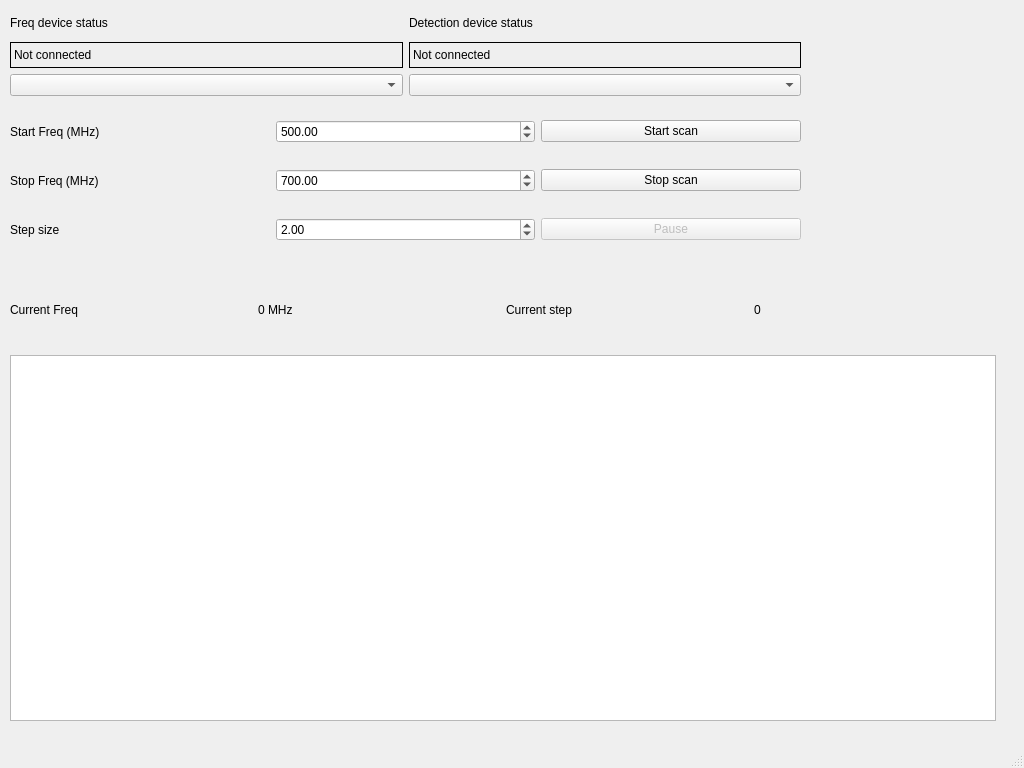
<?xml version="1.0" encoding="UTF-8"?>
<ui version="4.0">
 <class>Cavityscan</class>
 <widget class="QMainWindow" name="Cavityscan">
  <property name="geometry">
   <rect>
    <x>0</x>
    <y>0</y>
    <width>1024</width>
    <height>768</height>
   </rect>
  </property>
  <property name="windowTitle">
   <string>Cavity Frequency scan</string>
  </property>
  <widget class="QWidget" name="centralwidget">
   <widget class="PlotWidget" name="plotWidget">
    <property name="geometry">
     <rect>
      <x>10</x>
      <y>355</y>
      <width>986</width>
      <height>366</height>
     </rect>
    </property>
    <property name="backgroundBrush">
     <brush brushstyle="SolidPattern">
      <color alpha="255">
       <red>255</red>
       <green>255</green>
       <blue>255</blue>
      </color>
     </brush>
    </property>
    <property name="foregroundBrush">
     <brush brushstyle="NoBrush">
      <color alpha="255">
       <red>0</red>
       <green>0</green>
       <blue>0</blue>
      </color>
     </brush>
    </property>
   </widget>
   <widget class="QWidget" name="gridLayoutWidget">
    <property name="geometry">
     <rect>
      <x>10</x>
      <y>100</y>
      <width>791</width>
      <height>161</height>
     </rect>
    </property>
    <layout class="QGridLayout" name="gridLayout">
     <item row="0" column="0">
      <widget class="QLabel" name="label_3">
       <property name="styleSheet">
        <string notr="true">font: 18pt &quot;Noto Sans [unknown]&quot;;</string>
       </property>
       <property name="text">
        <string>Start Freq (MHz)</string>
       </property>
      </widget>
     </item>
     <item row="2" column="0">
      <widget class="QLabel" name="label_2">
       <property name="styleSheet">
        <string notr="true">font: 18pt &quot;Noto Sans [unknown]&quot;;</string>
       </property>
       <property name="text">
        <string>Step size</string>
       </property>
      </widget>
     </item>
     <item row="1" column="2">
      <widget class="QPushButton" name="StopButton">
       <property name="text">
        <string>Stop scan</string>
       </property>
      </widget>
     </item>
     <item row="0" column="2">
      <widget class="QPushButton" name="StartButton">
       <property name="text">
        <string>Start scan</string>
       </property>
      </widget>
     </item>
     <item row="1" column="0">
      <widget class="QLabel" name="label">
       <property name="styleSheet">
        <string notr="true">font: 18pt &quot;Noto Sans [unknown]&quot;;</string>
       </property>
       <property name="text">
        <string>Stop Freq (MHz)</string>
       </property>
      </widget>
     </item>
     <item row="0" column="1">
      <widget class="QDoubleSpinBox" name="StartSpinBox">
       <property name="minimum">
        <double>100.000000000000000</double>
       </property>
       <property name="maximum">
        <double>3000.000000000000000</double>
       </property>
       <property name="singleStep">
        <double>0.050000000000000</double>
       </property>
       <property name="value">
        <double>500.000000000000000</double>
       </property>
      </widget>
     </item>
     <item row="1" column="1">
      <widget class="QDoubleSpinBox" name="StopSpinBox">
       <property name="minimum">
        <double>110.000000000000000</double>
       </property>
       <property name="maximum">
        <double>3000.000000000000000</double>
       </property>
       <property name="singleStep">
        <double>0.050000000000000</double>
       </property>
       <property name="value">
        <double>700.000000000000000</double>
       </property>
      </widget>
     </item>
     <item row="2" column="1">
      <widget class="QDoubleSpinBox" name="StepSpinBox">
       <property name="minimum">
        <double>0.050000000000000</double>
       </property>
       <property name="maximum">
        <double>100.000000000000000</double>
       </property>
       <property name="singleStep">
        <double>0.050000000000000</double>
       </property>
       <property name="value">
        <double>2.000000000000000</double>
       </property>
      </widget>
     </item>
     <item row="2" column="2">
      <widget class="QPushButton" name="pushButton_3">
       <property name="enabled">
        <bool>false</bool>
       </property>
       <property name="text">
        <string>Pause</string>
       </property>
      </widget>
     </item>
    </layout>
   </widget>
   <widget class="QWidget" name="horizontalLayoutWidget">
    <property name="geometry">
     <rect>
      <x>10</x>
      <y>270</y>
      <width>986</width>
      <height>80</height>
     </rect>
    </property>
    <layout class="QHBoxLayout" name="horizontalLayout">
     <item>
      <widget class="QLabel" name="label_8">
       <property name="styleSheet">
        <string notr="true">font: 14pt &quot;Noto Sans [unknown]&quot;;</string>
       </property>
       <property name="text">
        <string>Current Freq</string>
       </property>
      </widget>
     </item>
     <item>
      <widget class="QLabel" name="label_Freq">
       <property name="styleSheet">
        <string notr="true">font: 14pt &quot;Noto Sans [unknown]&quot;;</string>
       </property>
       <property name="text">
        <string>0 MHz</string>
       </property>
      </widget>
     </item>
     <item>
      <widget class="QLabel" name="label_6">
       <property name="styleSheet">
        <string notr="true">font: 14pt &quot;Noto Sans [unknown]&quot;;</string>
       </property>
       <property name="text">
        <string>Current step</string>
       </property>
      </widget>
     </item>
     <item>
      <widget class="QLabel" name="label_Step">
       <property name="styleSheet">
        <string notr="true">font: 14pt &quot;Noto Sans [unknown]&quot;;</string>
       </property>
       <property name="text">
        <string>0</string>
       </property>
      </widget>
     </item>
    </layout>
   </widget>
   <widget class="QWidget" name="gridLayoutWidget_2">
    <property name="geometry">
     <rect>
      <x>10</x>
      <y>10</y>
      <width>791</width>
      <height>86</height>
     </rect>
    </property>
    <layout class="QGridLayout" name="gridLayout_2">
     <item row="0" column="0">
      <widget class="QLabel" name="label_4">
       <property name="text">
        <string>&lt;html&gt;&lt;head/&gt;&lt;body&gt;&lt;p&gt;Freq device status&lt;/p&gt;&lt;/body&gt;&lt;/html&gt;</string>
       </property>
      </widget>
     </item>
     <item row="1" column="0">
      <widget class="QLabel" name="control_label">
       <property name="frameShape">
        <enum>QFrame::Panel</enum>
       </property>
       <property name="frameShadow">
        <enum>QFrame::Plain</enum>
       </property>
       <property name="text">
        <string>Not connected</string>
       </property>
      </widget>
     </item>
     <item row="2" column="0">
      <widget class="QComboBox" name="comboSerialBox"/>
     </item>
     <item row="0" column="1">
      <widget class="QLabel" name="label_5">
       <property name="text">
        <string>&lt;html&gt;&lt;head/&gt;&lt;body&gt;&lt;p&gt;Detection device status&lt;/p&gt;&lt;/body&gt;&lt;/html&gt;</string>
       </property>
      </widget>
     </item>
     <item row="1" column="1">
      <widget class="QLabel" name="control_label_2">
       <property name="frameShape">
        <enum>QFrame::Panel</enum>
       </property>
       <property name="frameShadow">
        <enum>QFrame::Plain</enum>
       </property>
       <property name="text">
        <string>Not connected</string>
       </property>
      </widget>
     </item>
     <item row="2" column="1">
      <widget class="QComboBox" name="comboSerialBox_2"/>
     </item>
    </layout>
   </widget>
  </widget>
  <widget class="QMenuBar" name="menubar">
   <property name="geometry">
    <rect>
     <x>0</x>
     <y>0</y>
     <width>1024</width>
     <height>27</height>
    </rect>
   </property>
  </widget>
  <widget class="QStatusBar" name="statusbar"/>
 </widget>
 <customwidgets>
  <customwidget>
   <class>PlotWidget</class>
   <extends>QGraphicsView</extends>
   <header location="global">pyqtgraph</header>
  </customwidget>
 </customwidgets>
 <resources/>
 <connections/>
 <designerdata>
  <property name="gridDeltaX">
   <number>5</number>
  </property>
  <property name="gridDeltaY">
   <number>5</number>
  </property>
  <property name="gridSnapX">
   <bool>true</bool>
  </property>
  <property name="gridSnapY">
   <bool>true</bool>
  </property>
  <property name="gridVisible">
   <bool>true</bool>
  </property>
 </designerdata>
</ui>
